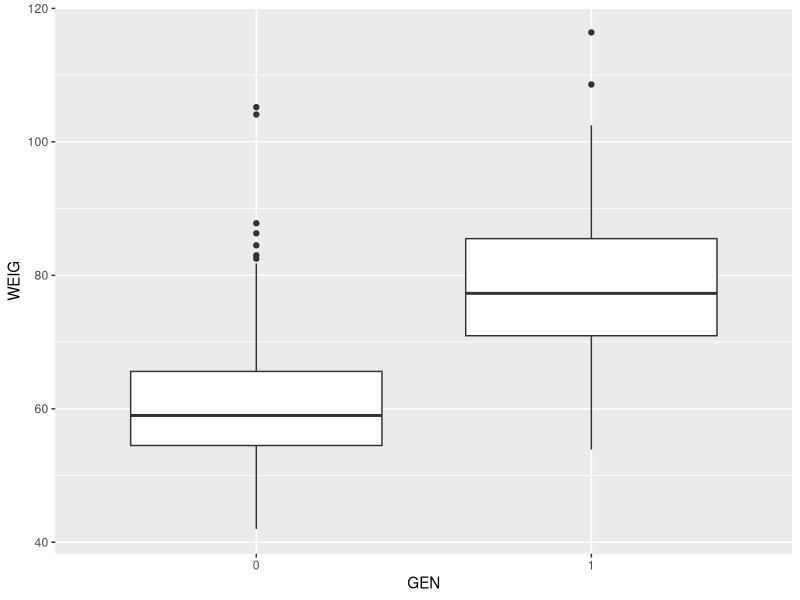
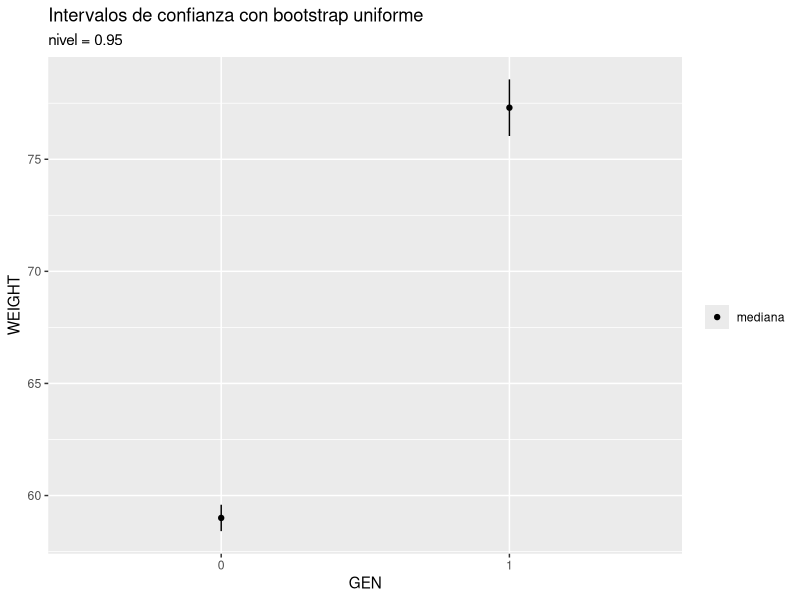
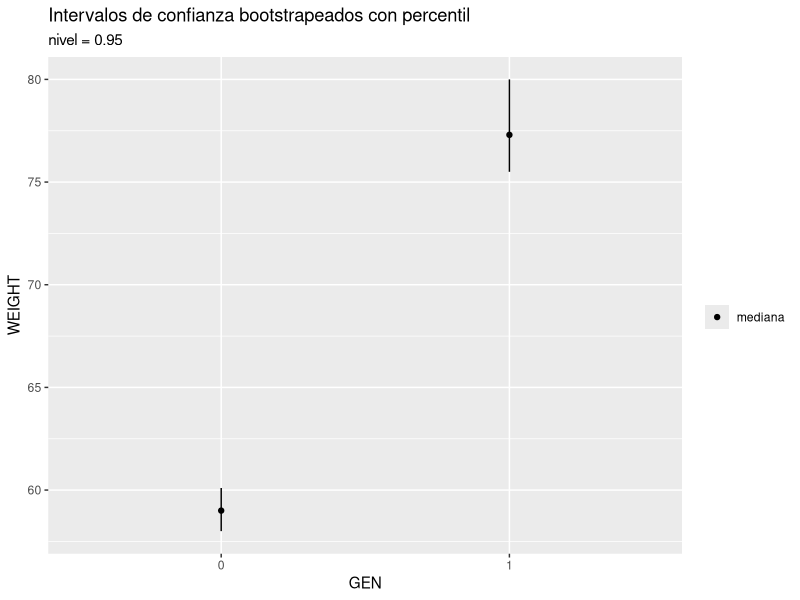
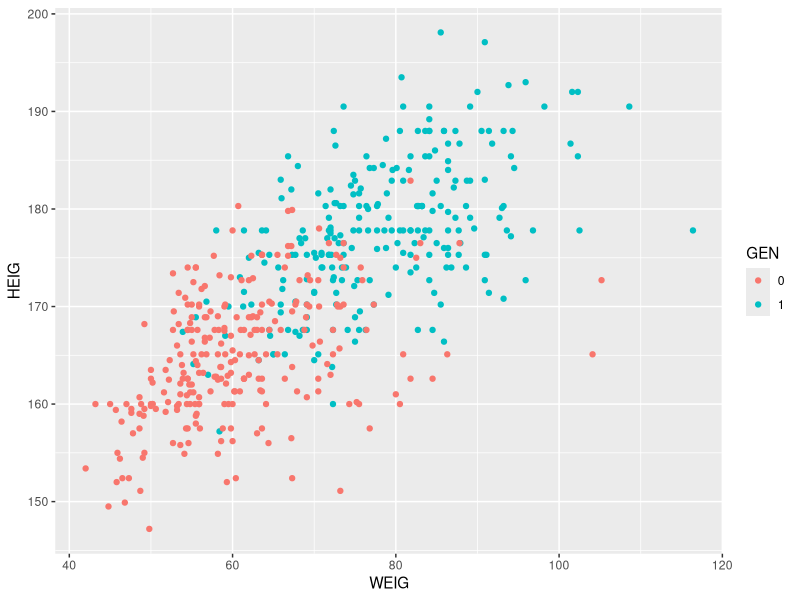
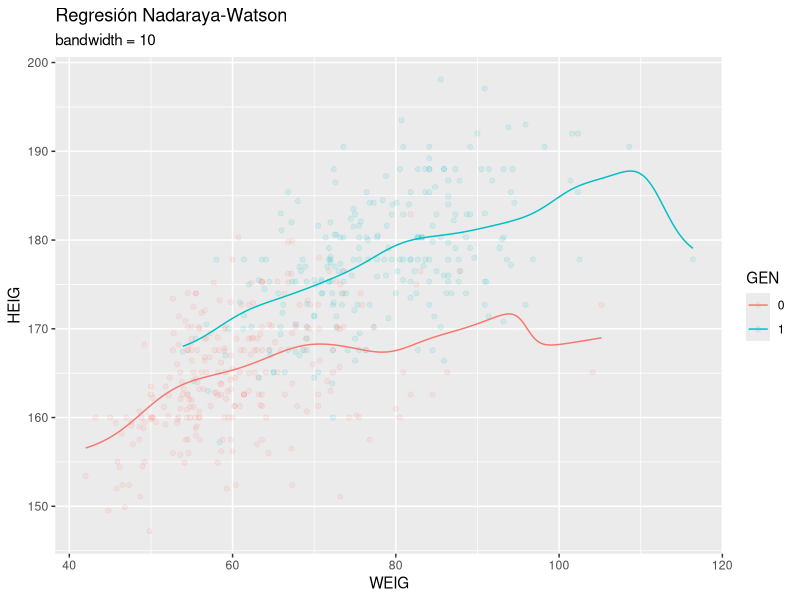
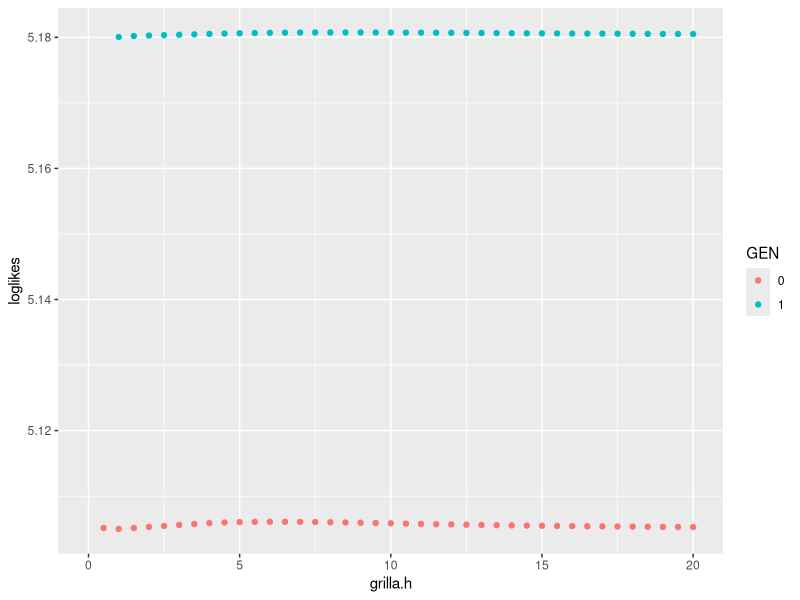
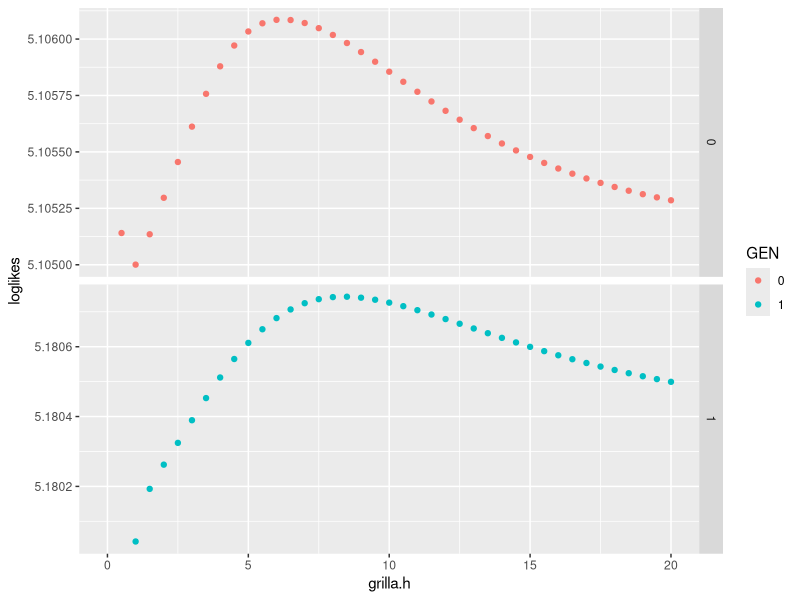
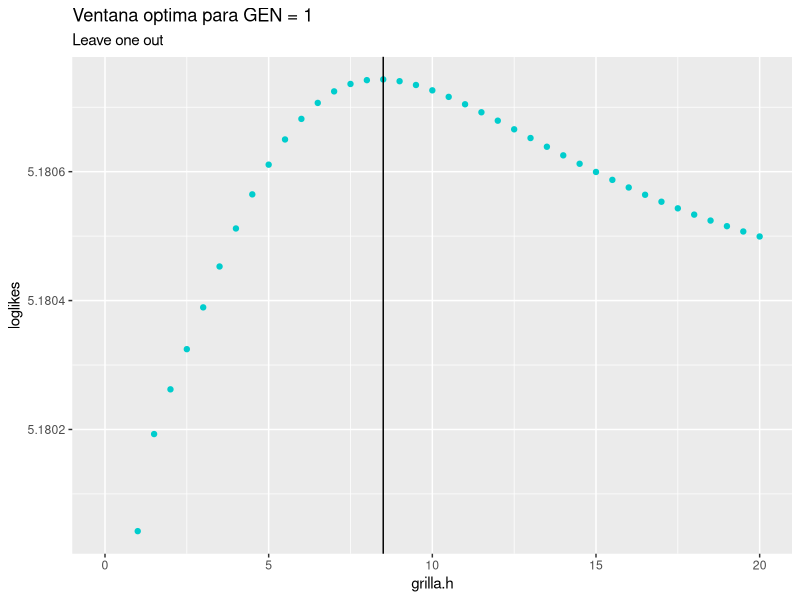

The R script that drew these images, in order:
## ---- chunk 1
library(tidyverse)
library(readxl)
## ---- chunk 2
df <- read_excel('body.xls', col_names = FALSE)
colnames(df)<-(c("BIAC","BIIL","BITRO","CHEST1","CHEST2","ELBOW","WRIST", "KNEE","ANKLE","SHOUL","CHESTG","WAISTG","NAVEL","HIP","GLUTE","BICEP", "FLOREA","KNEEG","CALF","ANKLEG","WRISTG","AGE","WEIG","HEIG","GEN"))
head(df)
## ---- chunk 3
colSums(is.na(df))
## ---- chunk 4
df$GEN <- as.factor(df$GEN)
df %>% group_by(GEN) -> df_GEN
## ---- chunk 5
df %>% ggplot(aes(GEN, WEIG)) + geom_boxplot()
## ---- chunk 6
bootstrap = function(n, x, estad = median, s = FALSE) {
  if (!s) {
    s = length(x)
  }
  return(replicate(n, estad(sample(x, s, replace = TRUE))))
}
## ---- chunk 7
B = 5000
df_GEN %>%
  summarise(WEIGHT = median(WEIG), s = (length(WEIG)-1)*sd(bootstrap(B, WEIG, median))/length(WEIG)) %>%
  ggplot(aes(GEN, WEIGHT, s, ymin = WEIGHT-s, ymax = WEIGHT+s)) + geom_linerange() + geom_point(aes(fill = "mediana")) + labs(title = "Intervalos de confianza con bootstrap uniforme", subtitle = "nivel = 0.95") + scale_fill_discrete(name = "")
## ---- chunk 8
df_GEN %>% 
  summarise(WEIGHT = median(WEIG), a = quantile(bootstrap(B, WEIG, median), 0.025), b = quantile(bootstrap(B, WEIG, median), 0.975)) %>%
  ggplot(aes(GEN, WEIGHT, ymin = a, ymax = b)) + geom_linerange() + geom_point(aes(fill = "mediana")) + labs(title = "Intervalos de confianza bootstrapeados con percentil", subtitle = "nivel = 0.95") + scale_fill_discrete(name = "")
## ---- chunk 9
df_GEN %>% ggplot(aes(WEIG, HEIG)) + geom_point(aes(color = GEN))
## ---- chunk 10
df_GEN %>% do(ksmooth(x = .$WEIG, y = .$HEIG, bandwidth = 10, kernel = "normal") %>% as.data.frame()) -> regnopar
head(regnopar)
## ---- chunk 11
df_GEN %>%
  ggplot(aes(WEIG, HEIG)) + geom_point(aes(color = GEN), alpha = 0.1) + geom_line(data = regnopar, aes(x, y, color = GEN)) + labs(title = "Regresión Nadaraya-Watson", subtitle = "bandwidth = 10")
## ---- chunk 12
bw.loocv = function(df, x, y, grilla.h = NA, K = dnorm) {
  x <- df %>% pull({{x}})
  y <- df %>% pull({{y}})
  n <- length(x)
  if (any(is.na(grilla.h))) {
    silverman <- bw.nrd0(x)
    grilla.h <- seq(silverman * 10^(-2), silverman * 10^2, length.out = 100)
  }
  f <- matrix(NA, n, length(grilla.h))
  for (i in 1:n) {
    for (h in 1:length(grilla.h)) {
      f[i, h] <- sum(y%*%K((x[i] - x)/grilla.h[h]))
      f[i, h] <- f[i,h] - y[i] * K(0)
      f[i, h] <- f[i, h] / (sum(K((x[i] - x)/grilla.h[h])) - K(0))
    }
  }
  loglikes = colMeans(log(f))
  return(list("h.CV" = grilla.h[which.max(loglikes)], "grilla.h" = grilla.h, "loglikes" = loglikes))
}
## ---- chunk 13
grilla <- seq(0, 20, by = 0.5)
df %>% filter(GEN == 0) %>% bw.loocv(WEIG, HEIG, grilla)
## ---- chunk 14
df_GEN %>%
  do(bw.loocv(., WEIG, HEIG, grilla) %>% as.data.frame()) %>%
  ggplot(aes(grilla.h, loglikes)) + geom_point(aes(color = GEN))
## ---- chunk 15
df_GEN %>%
  do(bw.loocv(., WEIG, HEIG, grilla) %>% as.data.frame()) %>%
  ggplot(aes(grilla.h, loglikes)) + geom_point(aes(color = GEN)) + facet_grid(rows = vars(GEN), scales = "free_y")
## ---- chunk 16
df %>% filter(GEN == 1) %>%
  bw.loocv(WEIG, HEIG, grilla) -> regnopar1
regnopar1 %>% as.data.frame() %>%
  ggplot(aes(grilla.h, loglikes)) + geom_point(color = "cyan3") +
  geom_vline(aes(xintercept = grilla.h[which.max(loglikes)])) +
  labs(title = "Ventana optima para GEN = 1", subtitle = "Leave one out") + scale_fill_discrete(name = "")
## ---- chunk 17
df %>% filter(GEN == 0) %>%
  bw.loocv(WEIG, HEIG, grilla) -> regnopar0
regnopar0 %>% as.data.frame() %>%
  ggplot(aes(grilla.h, loglikes)) + geom_point(color = "coral2") +
  geom_vline(aes(xintercept = grilla.h[which.max(loglikes)])) +
  labs(title = "Ventana optima para GEN = 0", subtitle = "Leave one out") + scale_fill_discrete(name = "")
## ---- chunk 18
df %>% filter(GEN == 0) -> df_0
df %>% filter(GEN == 1) -> df_1
## ---- chunk 19
df_GEN %>%
  ggplot(aes(WEIG, HEIG)) + geom_point(aes(color = GEN), alpha = 0.1) +
  geom_line(data = ksmooth(df_0$WEIG, y = df_0$HEIG, bandwidth = regnopar0$h.CV, kernel = "normal") %>% as.data.frame(), aes(x, y), color = "coral2") +
  geom_line(data = ksmooth(df_1$WEIG, y = df_1$HEIG, bandwidth = regnopar1$h.CV, kernel = "normal") %>% as.data.frame(), aes(x, y), color = "cyan3") +
  geom_smooth(data = df_GEN, method='lm', aes(color = GEN), se = FALSE, linetype = "dashed") + 
  labs(title = "Nadaraya-Watson vs. Cuadrados mínimos", subtitle = "ventana óptima para c/GEN")
## ---- chunk 20
train <- as.vector(read.table('TrainTest.txt')$V1)
df_train <- df[train,]
df_test <- df[!train,]

print(c('train' = nrow(df_train), 'test' = nrow(df_test)))
## ---- chunk 21
lmtodos <- lm(WEIG ~ ., df_train)
summarytodos <- summary(lmtodos)
colnames(summarytodos$coefficients) <- c('estimate', 'sd', 't', 'p')
summarytodos
## ---- chunk 22
df$GEN <- as.numeric(df$GEN) - 1
heatmap(cor(df))
## ---- chunk 23
sum((predict(lmtodos, df_test) - df_test$WEIG)^2)
## ---- chunk 24
summarytodos$coefficients %>% as.data.frame() %>% ggplot(aes(1, p)) + geom_label(label = rownames(summarytodos$coefficients))
## ---- chunk 25
summarytodos$coefficients %>% as.data.frame() %>% ggplot(aes(1, p)) + geom_label(label = rownames(summarytodos$coefficients)) + ylim(0, 0.05)
## ---- chunk 26
coefbuenos <- summarytodos$coefficients[summarytodos$coefficients[,'p'] < 0.01, 'estimate']
colbuenas <- names(coefbuenos[2:(length(coefbuenos)-1)])
colbuenas
## ---- chunk 27
df_bueno <- df[colbuenas]
heatmap(cor(df_bueno))
## ---- chunk 28
eigbueno <- eigen(cor(df_bueno))
eigbueno
## ---- chunk 29
colbuenas <- c("CHEST1", "KNEE", "GLUTE", "CALF", "AGE", "HEIG")
df_bueno <- df[colbuenas]
heatmap(cor(df_bueno))
## ---- chunk 30
eigen(cor(df_bueno))
## ---- chunk 31
lmbueno <- lm(WEIG ~ AGE + GLUTE + HEIG + CHEST1 + CALF + KNEE, df_train)
summarybueno <- summary(lmbueno)
summarybueno
## ---- chunk 32
library(glmnet)
## ---- chunk 33
lassofit <- glmnet(as.matrix(df_train[,colnames(df_train) != "WEIG"]), as.matrix(df_train[,"WEIG"]))
lassofit
## ---- chunk 34
plot(lassofit, xvar = "lambda")
## ---- chunk 35
lassocv <- cv.glmnet(as.matrix(df_train[,colnames(df_train) != "WEIG"]), as.matrix(df_train[,"WEIG"]))
## ---- chunk 36
coef(lassofit, s = lassocv$lambda.1se)
## ---- chunk 37
sum((predict(lmtodos, df_test) - df_test$WEIG)^2)
## ---- chunk 38
sum((predict(lmbueno, df_test) - df_test$WEIG)^2)
## ---- chunk 39
sum((predict(lassofit, as.matrix(df_test[,colnames(df_test) != "WEIG"]), s = lassocv$lambda.1se) - df_test$WEIG)^2)
## ---- chunk 40
sum((predict(lassofit, as.matrix(df_test[,colnames(df_test) != "WEIG"]), s = lassocv$lambda.min) - df_test$WEIG)^2)
